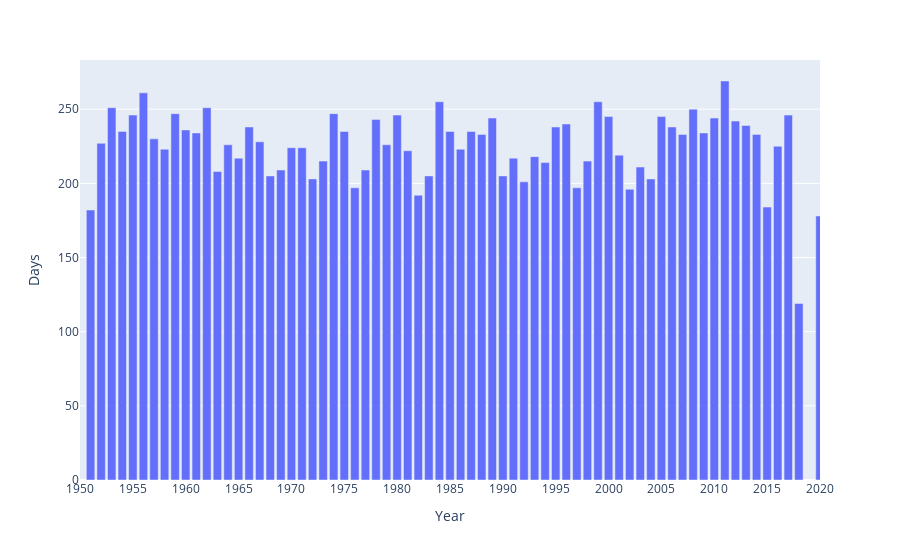

Here is the notebook cell this chart was saved with:
### Code cell
fig = px.bar(df_wet_counts, x= "Year", y = "Days")
#fig.update_xaxes(type= 'category')
fig.update_xaxes(range=["1950", "2020"])
fig.update_layout(
    xaxis = dict(
        tickmode = 'linear',
       # tick0 = 1950,
        dtick = 5
    )
)
fig.show()

### Figure 1 — Plotly figure (JSON) as saved in the notebook; plotly's stock layout.template omitted (floating-point values rounded to 4 significant figures)
{"data": [{"alignmentgroup": "True", "hovertemplate": "Year=%{x}<br>Days=%{y}<extra></extra>", "legendgroup": "", "marker": {"color": "#636efa", "pattern": {"shape": ""}}, "name": "", "offsetgroup": "", "orientation": "v", "showlegend": false, "textposition": "auto", "type": "bar", "x": [1951, 1952, 1953, 1954, 1955, 1956, 1957, 1958, 1959, 1960, 1961, 1962, 1963, 1964, 1965, 1966, 1967, 1968, 1969, 1970, 1971, 1972, 1973, 1974, 1975, 1976, 1977, 1978, 1979, 1980, 1981, 1982, 1983, 1984, 1985, 1986, 1987, 1988, 1989, 1990, 1991, 1992, 1993, 1994, 1995, 1996, 1997, 1998, 1999, 2000, 2001, 2002, 2003, 2004, 2005, 2006, 2007, 2008, 2009, 2010, 2011, 2012, 2013, 2014, 2015, 2016, 2017, 2018, 2020], "xaxis": "x", "y": [182, 227, 251, 235, 246, 261, 230, 223, 247, 236, 234, 251, 208, 226, 217, 238, 228, 205, 209, 224, 224, 203, 215, 247, 235, 197, 209, 243, 226, 246, 222, 192, 205, 255, 235, 223, 235, 233, 244, 205, 217, 201, 218, 214, 238, 240, 197, 215, 255, 245, 219, 196, 211, 203, 245, 238, 233, 250, 234, 244, 269, 242, 239, 233, 184, 225, 246, 119, 178], "yaxis": "y"}], "layout": {"barmode": "relative", "legend": {"tracegroupgap": 0}, "margin": {"t": 60}, "xaxis": {"anchor": "y", "domain": [0, 1], "dtick": 5, "range": ["1950", "2020"], "tickmode": "linear", "title": {"text": "Year"}}, "yaxis": {"anchor": "x", "domain": [0, 1], "title": {"text": "Days"}}}}
